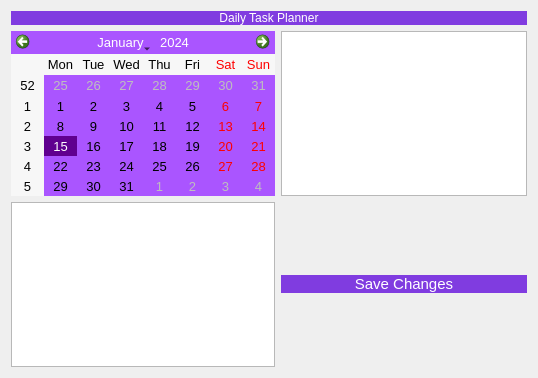
<?xml version="1.0" encoding="UTF-8"?>
<ui version="4.0">
 <class>Form</class>
 <widget class="QWidget" name="Form">
  <property name="geometry">
   <rect>
    <x>0</x>
    <y>0</y>
    <width>538</width>
    <height>378</height>
   </rect>
  </property>
  <property name="windowTitle">
   <string>Form</string>
  </property>
  <layout class="QGridLayout" name="gridLayout">
   <item row="1" column="0">
    <widget class="QCalendarWidget" name="dsip_kalender">
     <property name="styleSheet">
      <string notr="true">selection-background-color: rgb(96, 0, 144);
border-left-color: rgb(170, 85, 255);
background-color: rgb(170, 85, 255);
font: 10pt;</string>
     </property>
    </widget>
   </item>
   <item row="1" column="1">
    <widget class="QListWidget" name="listWidget"/>
   </item>
   <item row="2" column="0">
    <widget class="QTextEdit" name="textEdit"/>
   </item>
   <item row="0" column="0" colspan="2">
    <widget class="QLabel" name="label">
     <property name="styleSheet">
      <string notr="true">
font: 24pt &quot;Comic Sans MS&quot;;
color: white;
background-color: rgb(128, 60, 224);</string>
     </property>
     <property name="text">
      <string>Daily Task Planner</string>
     </property>
     <property name="alignment">
      <set>Qt::AlignCenter</set>
     </property>
    </widget>
   </item>
   <item row="2" column="1">
    <widget class="QPushButton" name="btn_savechanges">
     <property name="styleSheet">
      <string notr="true">border-radius:10px;
color: white;
font:11pt;
background-color: rgb(128, 60, 224);
</string>
     </property>
     <property name="text">
      <string>Save Changes</string>
     </property>
    </widget>
   </item>
  </layout>
 </widget>
 <resources/>
 <connections/>
</ui>
